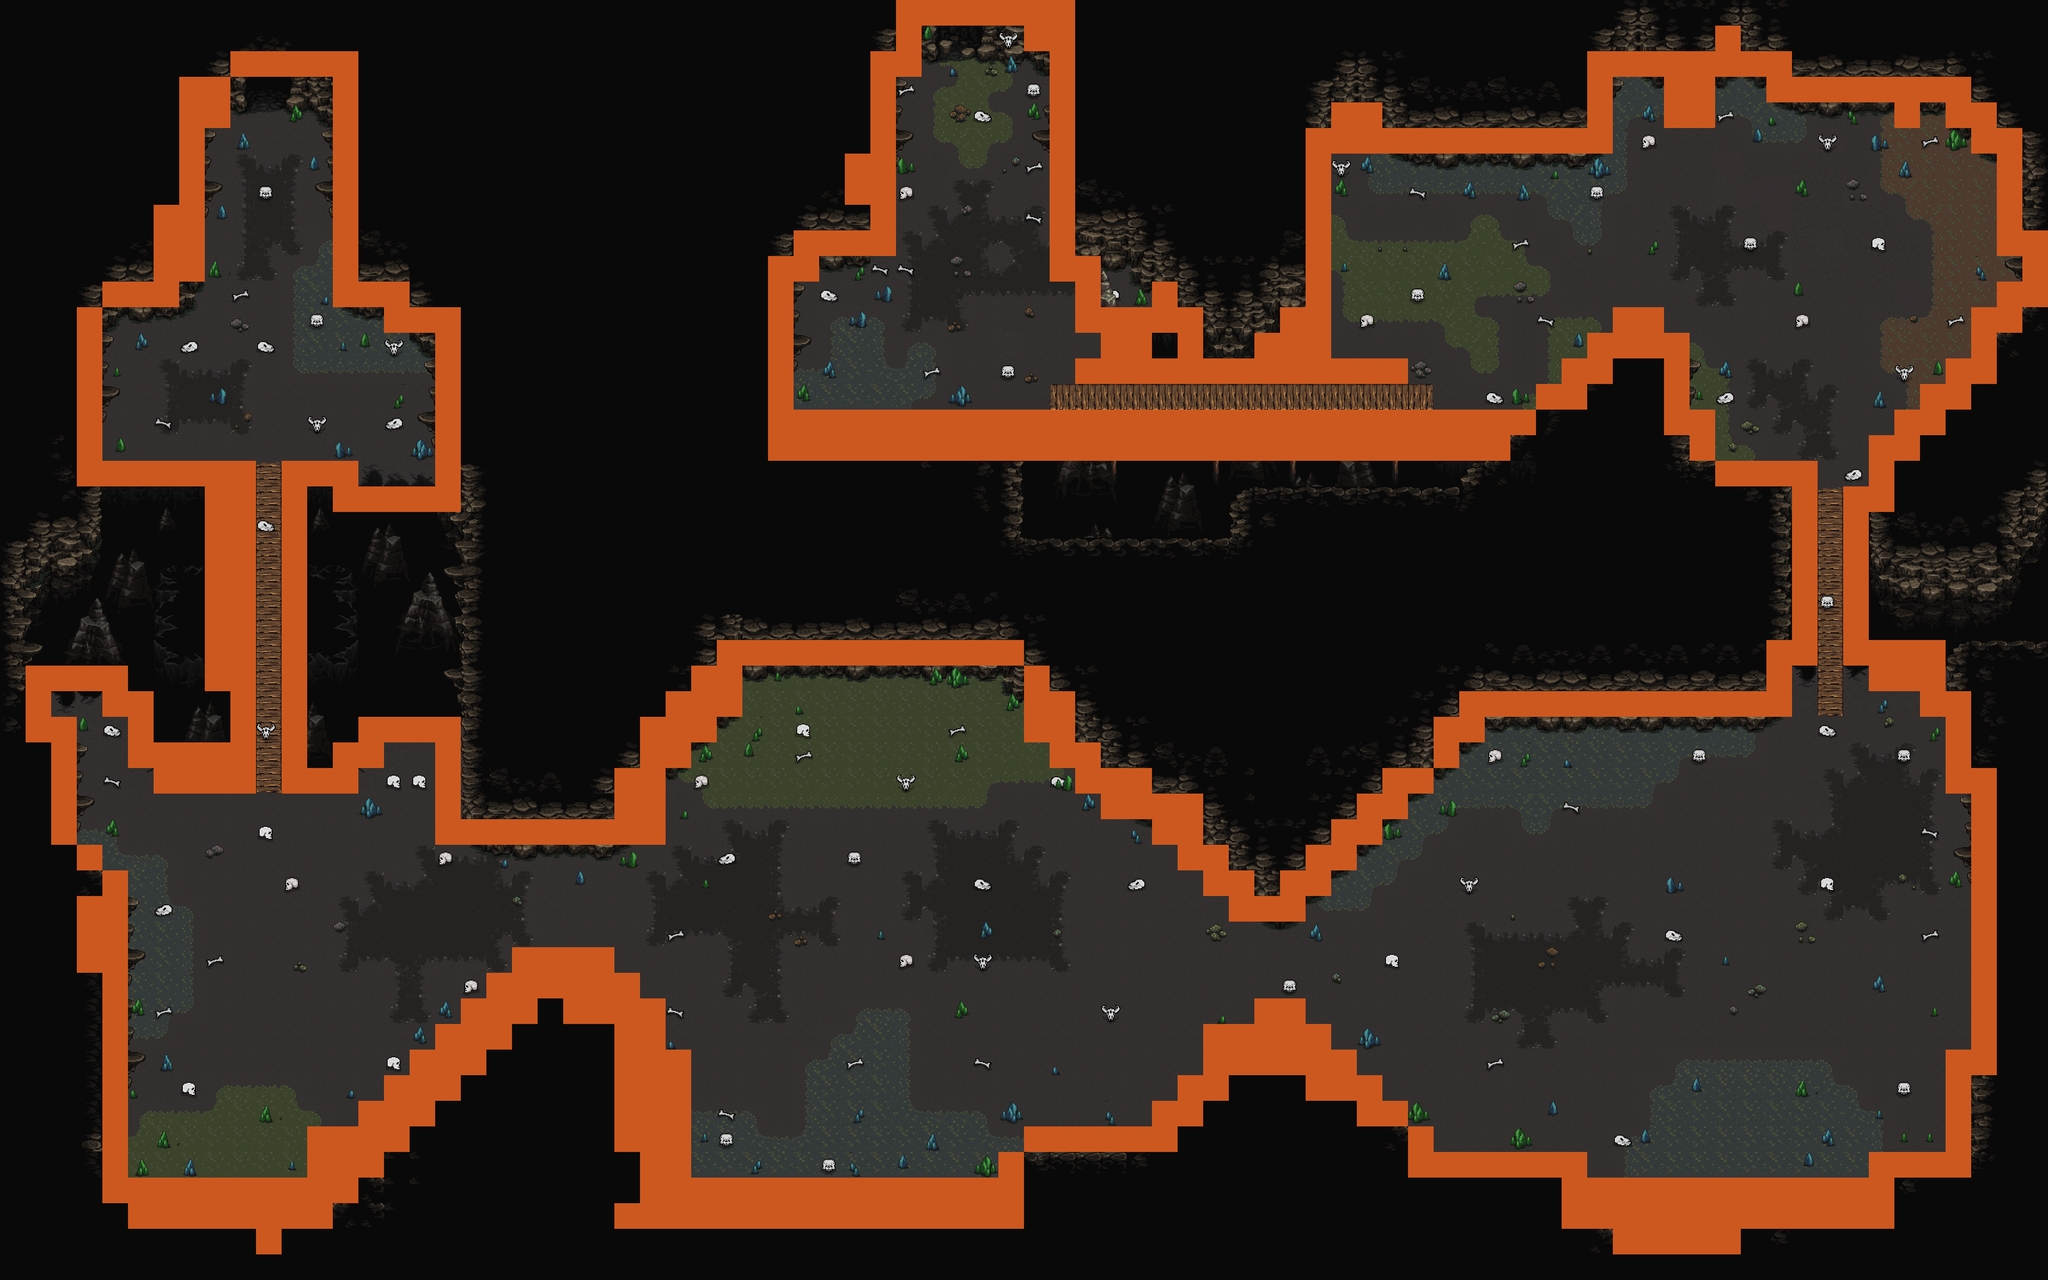

The image is a tile-based game level rendered from a .tmx file. Its description and source (layers, tilesets, objects; grid data summarised) follow:
An orthogonal 80x50 tile map with 64x64 px tiles, 8 tile layers (ground, cliff, cliff_decor, cavewalltop, ...), 5 tilesets and 49 objects (9x squid, 8x bamboo, 4x raccoon1, 4x raccoon, 3x spirit, ...).

<map version="1.9" tiledversion="1.9.2" orientation="orthogonal" renderorder="right-down" width="80" height="50" tilewidth="64" tileheight="64" infinite="0" nextlayerid="19" nextobjectid="77">
 <tileset firstgid="1" source="../cave tsx/cave resize 64 x 64.tsx" />
 <tileset firstgid="2449" source="../cave tsx/decor resize 64 x 64.tsx" />
 <tileset firstgid="2839" source="../cave tsx/obj.tsx" />
 <tileset firstgid="2873" source="../cave tsx/edited tilesets.tsx" />
 <tileset firstgid="3573" source="../cave tsx/interaction.tsx" />
 <layer id="5" name="ground" width="80" height="50">
  <data>[4000 cells, 4000 non-empty, 57 distinct tile ids]</data>
 </layer>
 <layer id="4" name="cliff" width="80" height="50">
  <data>[4000 cells, 769 non-empty, 119 distinct tile ids]</data>
 </layer>
 <objectgroup id="10" name="eyes">
  <object id="70" gid="2870" x="404" y="1685" width="500" height="281" />
 </objectgroup>
 <layer id="9" name="cliff_decor" width="80" height="50">
  <data>[4000 cells, 160 non-empty, 65 distinct tile ids]</data>
 </layer>
 <layer id="2" name="cavewalltop" width="80" height="50">
  <data>[4000 cells, 2310 non-empty, 215 distinct tile ids]</data>
 </layer>
 <layer id="8" name="bridge" width="80" height="50">
  <data>[4000 cells, 65 non-empty, 11 distinct tile ids]</data>
 </layer>
 <layer id="15" name="bones" width="80" height="50">
  <data>[4000 cells, 91 non-empty, 10 distinct tile ids]</data>
 </layer>
 <layer id="16" name="decor" width="80" height="50">
  <data>[4000 cells, 192 non-empty, 65 distinct tile ids]</data>
 </layer>
 <layer id="18" name="collisions" width="80" height="50">
  <data>[4000 cells, 659 non-empty, 1 distinct tile ids]</data>
 </layer>
 <objectgroup id="17" name="rocks">
  <object id="37" gid="2866" x="4216" y="748" width="316" height="228" />
  <object id="38" gid="2866" x="4258" y="2412" width="316" height="228" />
  <object id="39" gid="2868" x="2324" y="2312" width="316" height="188" />
  <object id="41" gid="2868" x="930" y="2374" width="316" height="188" />
 </objectgroup>
 <objectgroup id="11" name="chest">
  <object id="49" name="chest1" gid="2872" x="2109" y="983" width="150" height="150" />
  <object id="50" name="chest2" gid="2872" x="4803.79" y="647.727" width="150" height="150" />
  <object id="51" name="chest3" gid="2872" x="3876.52" y="2435.61" width="150" height="150" />
  <object id="52" name="chest4" gid="2872" x="1934.09" y="2359.85" width="150" height="150" />
  <object id="53" name="chest5" gid="2872" x="576.515" y="2459.85" width="150" height="150" />
 </objectgroup>
 <objectgroup id="14" name="monsters">
  <object id="12" name="bamboo" x="3468" y="456">
   <point />
  </object>
  <object id="13" name="bamboo" x="3806.97" y="738.667">
   <point />
  </object>
  <object id="14" name="squid" x="3902" y="530">
   <point />
  </object>
  <object id="15" name="squid" x="4073.82" y="684.97">
   <point />
  </object>
  <object id="16" name="squid" x="4100" y="272">
   <point />
  </object>
  <object id="17" name="spirit" x="4392" y="294">
   <point />
  </object>
  <object id="18" name="raccoon1" x="4647.94" y="629.394">
   <point />
  </object>
  <object id="19" name="squid" x="4256" y="466">
   <point />
  </object>
  <object id="20" name="spirit" x="4308" y="978">
   <point />
  </object>
  <object id="21" name="bamboo" x="3575.03" y="677.697">
   <point />
  </object>
  <object id="22" name="spirit" x="4572" y="964">
   <point />
  </object>
  <object id="23" name="raccoon1" x="4114.55" y="2640.36">
   <point />
  </object>
  <object id="24" name="raccoon" x="4044.91" y="2071.52">
   <point />
  </object>
  <object id="25" name="bamboo" x="4756" y="2020">
   <point />
  </object>
  <object id="26" name="bamboo" x="4400" y="2068">
   <point />
  </object>
  <object id="27" name="squid" x="3808" y="2076">
   <point />
  </object>
  <object id="28" name="bamboo" x="4452" y="2754">
   <point />
  </object>
  <object id="29" name="squid" x="3584" y="2476">
   <point />
  </object>
  <object id="30" name="bamboo" x="4712" y="2340">
   <point />
  </object>
  <object id="31" name="raccoon" x="1648" y="2268">
   <point />
  </object>
  <object id="32" name="raccoon" x="2406" y="2594">
   <point />
  </object>
  <object id="33" name="raccoon1" x="1928" y="2624">
   <point />
  </object>
  <object id="42" name="bamboo" x="4621.21" y="2127.27">
   <point />
  </object>
  <object id="43" name="squid" x="4212.12" y="1960.61">
   <point />
  </object>
  <object id="44" name="squid" x="4677.76" y="2575.39">
   <point />
  </object>
  <object id="45" name="squid" x="3764.91" y="2586.06">
   <point />
  </object>
  <object id="46" name="raccoon" x="2781.82" y="2384.85">
   <point />
  </object>
  <object id="47" name="raccoon1" x="2190.18" y="1931.33">
   <point />
  </object>
 </objectgroup>
 <objectgroup id="12" name="player">
  <object id="11" name="start" x="2424" y="144">
   <point />
  </object>
  <object id="34" name="finalboss" x="564" y="260" width="224" height="136" />
  <object id="54" name="chest1" x="2084" y="791.333" width="294.667" height="190.667" />
  <object id="55" name="chest2" x="4784" y="484" width="186" height="180" />
  <object id="56" name="chest3" x="3862" y="2290" width="202" height="152" />
  <object id="57" name="chest4" x="1920" y="2182" width="184" height="214" />
  <object id="58" name="chest5" x="578" y="2270" width="160" height="212" />
  <object id="71" name="new" x="3308" y="852" width="152" height="352" />
  <object id="74" name="spawn" x="3404.85" y="1007.76">
   <point />
  </object>
  <object id="75" name="retry" x="670" y="2068">
   <point />
  </object>
  <object id="76" name="shadow_entity" x="458" y="1534" width="412" height="108" />
 </objectgroup>
</map>
